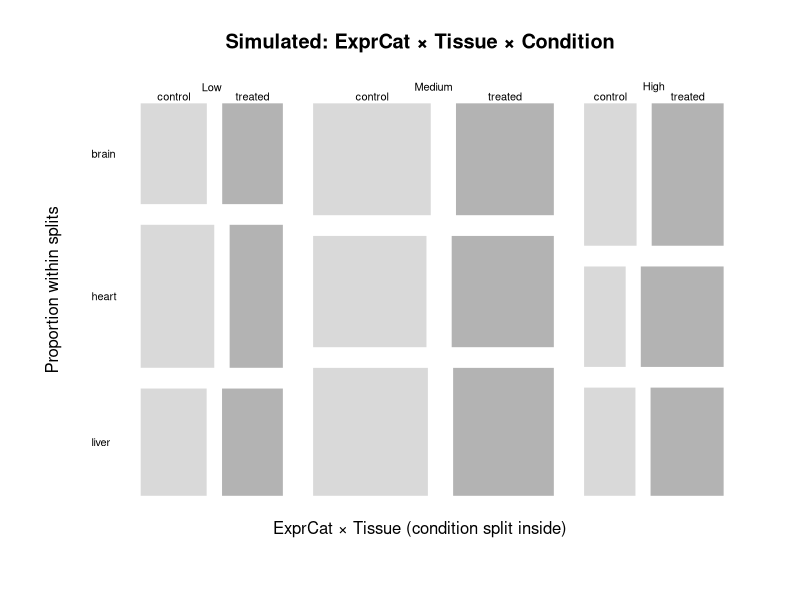
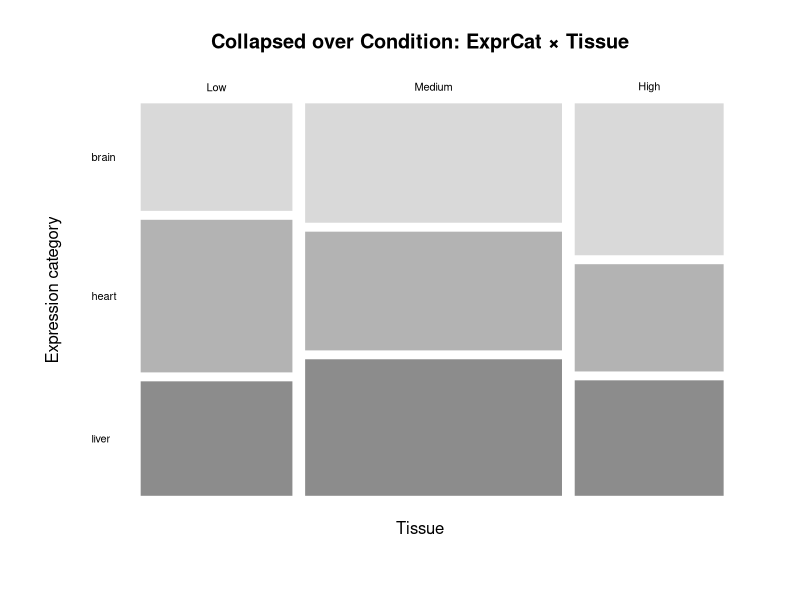
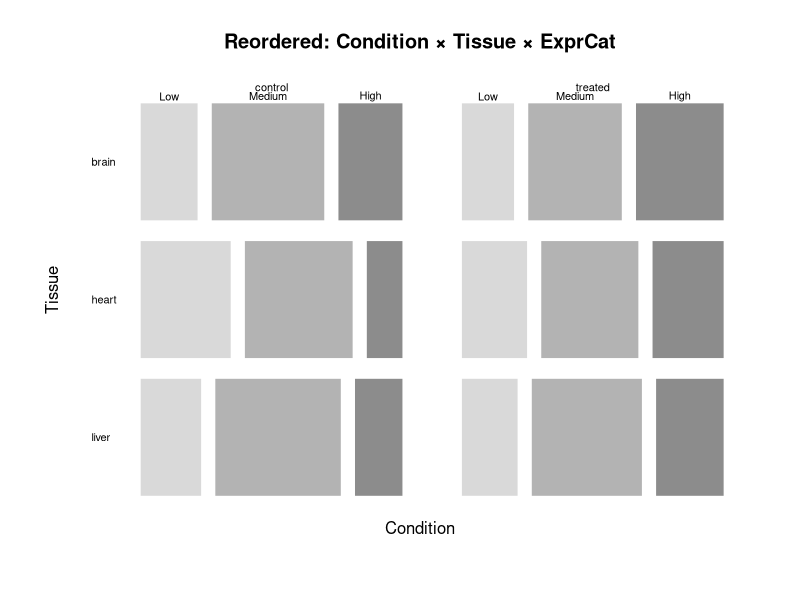

The R source for these figures, in order:
## ---- chunk 1
## 3D simulated contingency table: ExprCat x Tissue x Condition
set.seed(42)

ExprCat <- c("Low","Medium","High")
Tissue <- c("brain","heart","liver")
Condition <- c("control","treated")

# Base tissue-specific probabilities for expression categories
p_tissue <- list(
  brain = c(Low = 0.20, Medium = 0.50, High = 0.30),
  heart = c(Low = 0.30, Medium = 0.50, High = 0.20),
  liver = c(Low = 0.25, Medium = 0.50, High = 0.25)
)

# Simple treatment effect: shift 0.10 from Medium -> High across tissues (clipped to [0,1])
treat_effect <- function(p) {
  shift <- 0.10
  p2 <- p
  take <- min(shift, p2["Medium"])
  p2["Medium"] <- p2["Medium"] - take
  p2["High"]   <- p2["High"]   + take
  p2
}

# Sample size per (Tissue, Condition) block (tweak as you like)
n_per_block <- 200

# Build 3D array of counts
counts <- array(0,
  dim = c(length(ExprCat), length(Tissue), length(Condition)),
  dimnames = list(ExprCat = ExprCat, Tissue = Tissue, Condition = Condition)
)

for (t in Tissue) {
  # control probs
  p_ctrl <- p_tissue[[t]][ExprCat]  # ensure order Low/Medium/High
  counts[, t, "control"] <- as.vector(rmultinom(1, size = n_per_block, prob = p_ctrl))

  # treated probs with shift
  p_trt <- treat_effect(p_ctrl)
  counts[, t, "treated"] <- as.vector(rmultinom(1, size = n_per_block, prob = p_trt))
}

# Convert to a "table" object (exactly like HairEyeColor/Titanic)
tab3d <- as.table(counts)

# Quick sanity check
tab3d
addmargins(tab3d)              # adds margins across all dims
margin.table(tab3d, c(1, 2))   # collapse over Condition -> 2D table (ExprCat x Tissue)

## --- Plotting (base R) ---

# 3D mosaic (order of variables matters, just like Titanic/HairEyeColor)
mosaicplot(~ ExprCat + Tissue + Condition, data = tab3d,
           main = "Simulated: ExprCat × Tissue × Condition",
           xlab = "ExprCat × Tissue (condition split inside)",
           ylab = "Proportion within splits",
           color = c("gray85","gray70","gray55"),
           las = 1, border = "white")

# Alternative view: collapse Condition if you want the simpler 2D mosaic
tab2d <- margin.table(tab3d, c(1, 2))
mosaicplot(tab2d, main = "Collapsed over Condition: ExprCat × Tissue",
           xlab = "Tissue", ylab = "Expression category",
           color = c("gray85","gray70","gray55"), las = 1, border = "white")

# If you prefer Condition first (like Titanic's class/sex/age/survived ordering), just reorder:
mosaicplot(~ Condition + Tissue + ExprCat, data = tab3d,
           main = "Reordered: Condition × Tissue × ExprCat",
           color = c("gray85","gray70","gray55"), las = 1, border = "white")

## ---- chunk 2
# Lets see what datasets come with basic R?
data()
# we will need to be able to load the msleep built-in dataset from ggplot2. 
# install ggplot2 if you haven't already and ensure that the check mark is visible. 
# all available data sets will appear in the data() command!
## ---- chunk 3
# use the file.choose() in the console only to copy-and-paste the path where you placed the R2_Mod1ABexample1.csv file
# read it in and place it into a variable name

## ---- chunk 4
# this is a small dataframe so we can confirm that the following work:


## ---- chunk 5



## ---- chunk 6

## ---- chunk 7
# we can slice out only the middle 3 columns

## ---- chunk 8
# we get to see lapply here! 
# the *apply family is used to perform iterations/loops in R, but lapply returns a list. 

## ---- chunk 9

## ---- chunk 10
#rows 1 through 6, but only the second column

## ---- chunk 11
#subset the dataframe

## ---- chunk 12
# the incredibly useful tapply function!

## ---- chunk 13

## ---- chunk 14

## ---- chunk 15

## ---- chunk 16

## ---- chunk 17

## ---- chunk 18

## ---- chunk 19

## ---- chunk 20

## ---- chunk 21

## ---- chunk 22

## ---- chunk 23

## ---- chunk 24
